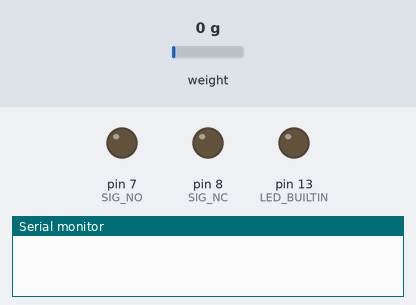
Recording of a sketch running on a simulated Arduino Uno, built with avr-gcc and run on an emulated ATmega328P. On the bench: output pins drawn as LEDs (lit = HIGH), the last lines printed to the serial monitor. The inputs (shaded band) are chosen by the test bench; at power-on: weight on the scale 0 g.

Above: at 1.1 s.
At 2.9 s:
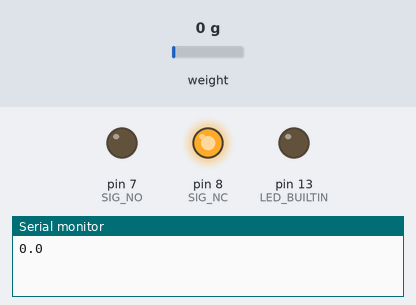
Timing chart, 0 to 4.4 s (numbered marks = the images above):
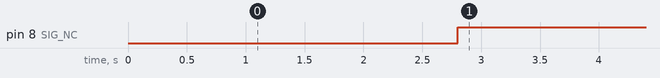

Measured:
- by itself, pin 8 (SIG_NC): LOW → HIGH at 2.8 s

The sketch:

scale.ino
```cpp
// The sensor will zero itself (tare) everytime it is switched on.
// Adjust FORCE_LIMIT to change the sensitivity.
// D7 pin is normally opened. D8 pin is normally closed.
// library used: https://www.arduino.cc/reference/en/libraries/hx711-arduino-library/
#include "HX711.h"

#define DOUT  2
#define CLK  3
#define SIG_NO 7
#define SIG_NC 8

#define FORCE_LIMIT -5 //change this to calibrate (roughly equals to kilograms)

HX711 scale;

float calibration_factor = -15510.0; //we use zero because we need only abstract units
float value = 0;

void setup() {
  Serial.begin(9600);
  scale.begin(DOUT, CLK);
  scale.set_scale();
  scale.tare(); //Reset the scale to 0
  pinMode(LED_BUILTIN, OUTPUT);
  pinMode(SIG_NO, OUTPUT);
  pinMode(SIG_NC, OUTPUT);

  long zero_factor = scale.read_average(); //Get a baseline reading
  //Serial.print("Zero factor: "); //This can be used to remove the need to tare the scale. Useful in permanent scale projects.
  //Serial.println(zero_factor);
}

void loop() {
  scale.set_scale(calibration_factor); //Adjust to this calibration factor
  value = scale.get_units(0x08);
  if (value<FORCE_LIMIT){
    digitalWrite(LED_BUILTIN, HIGH);
    digitalWrite(SIG_NC, LOW);
    digitalWrite(SIG_NO, HIGH);
  }
  else{
    digitalWrite(LED_BUILTIN, LOW);
    digitalWrite(SIG_NC, HIGH);
    digitalWrite(SIG_NO, LOW);
  }
  if (Serial.availableForWrite()){
    Serial.print(value, 1);
    Serial.println();
  }
}
```
